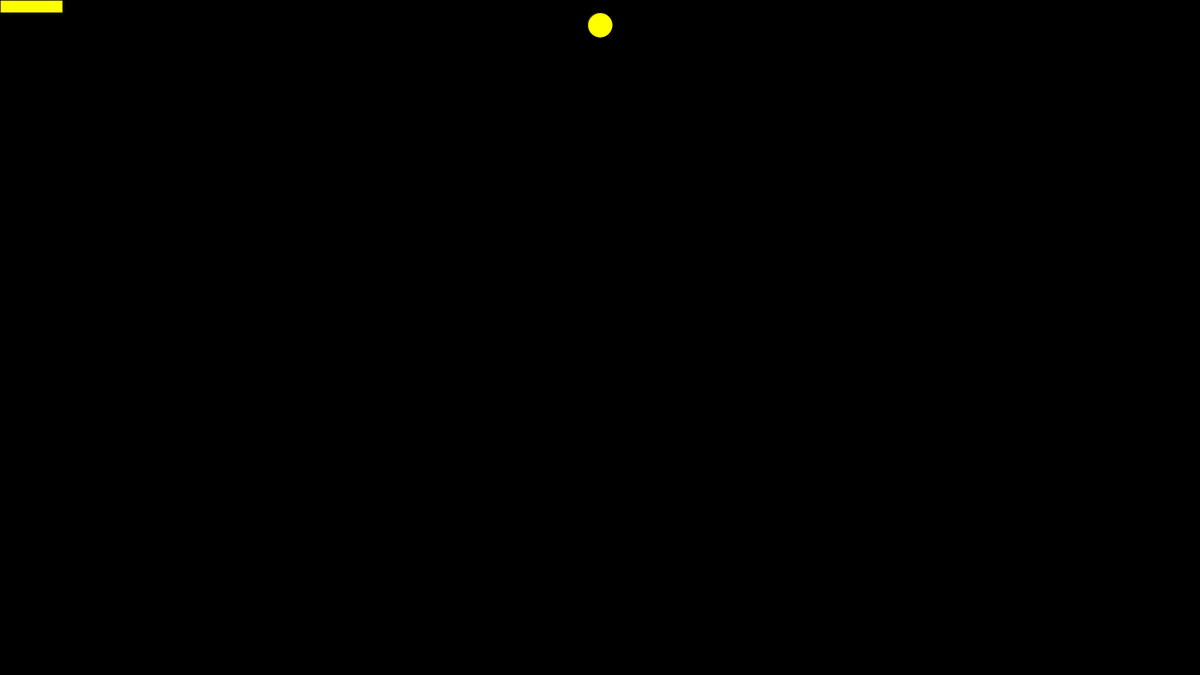
Frame 1 (no input)
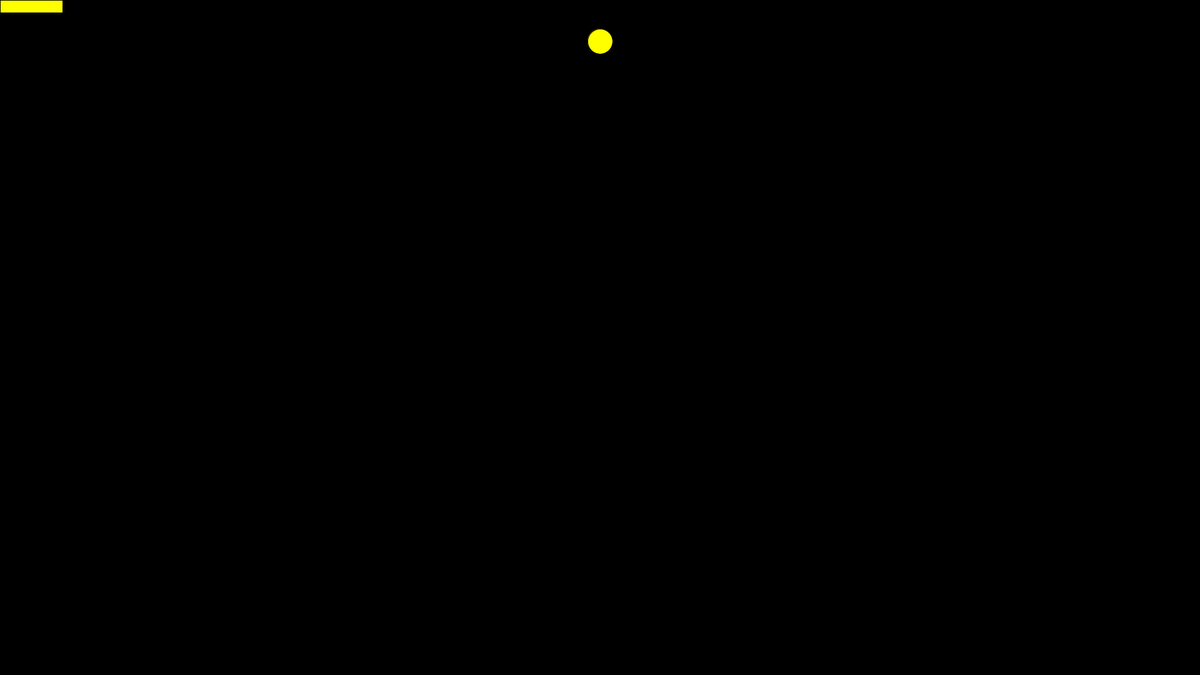
Frame 60 (the mouse pressed at the canvas centre just before this capture)
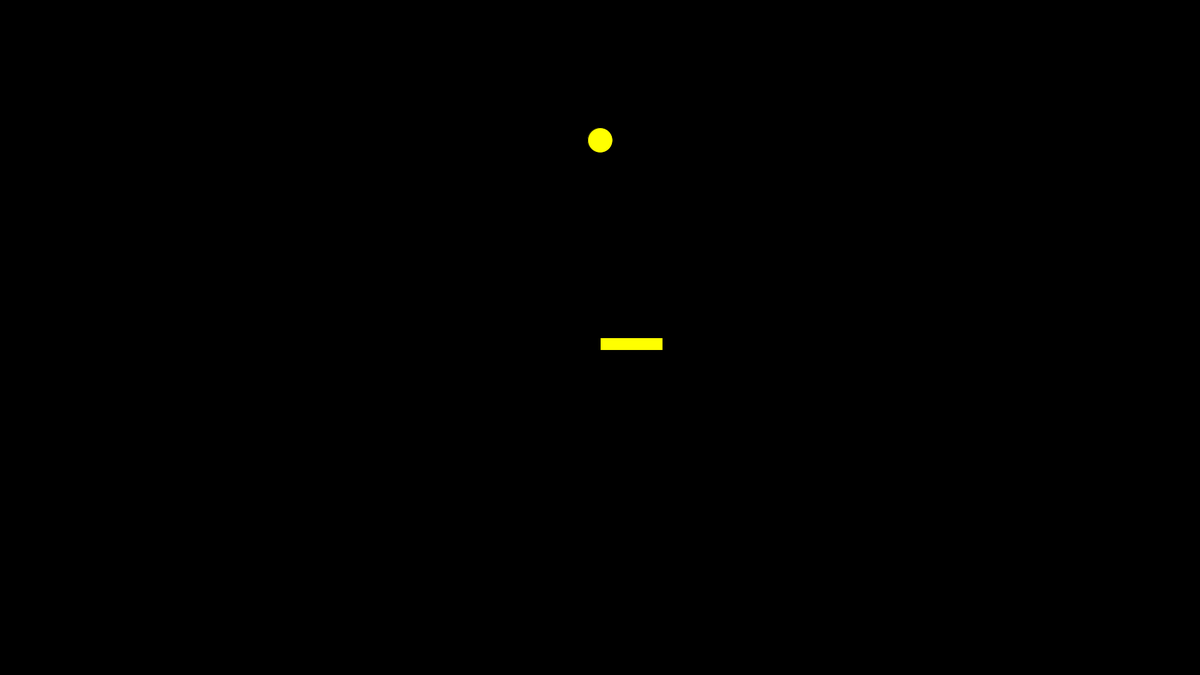
Frame 120 (the mouse held since frame 60 and released just before this capture)

The Processing sketch that drew these frames (run headless with seeded random() and noise(); from frame 60 on, the mouse is pressed at the canvas centre):

// Processing sketch: sketch_physics
// ── sketch_physics.pde
Circle circle = new Circle();
void setup(){
  size(1920, 1080);
  background(0);
  
}

void draw(){
  background(0);
  circle.drawCircle();
  circle.move();
  rect(mouseX, mouseY, 100, 20);
}

// ── ball.pde
 class Circle{ 
   public int diameter = 40;  
   float x = 960;
   float y = 40;
   float xSpeed = 0;
   float ySpeed = -10;
   float gravity = 0.98;
   float bounce = -0.85;
   
   
  void drawCircle(){
    fill(255, 255, 0);
    ellipse(x, y, diameter, diameter);
  }
  
  void move(){
    ySpeed += gravity;
    y += ySpeed;
    if(y > mouseY - 5){
      ySpeed *=bounce;
    }
  }
  
  
}
